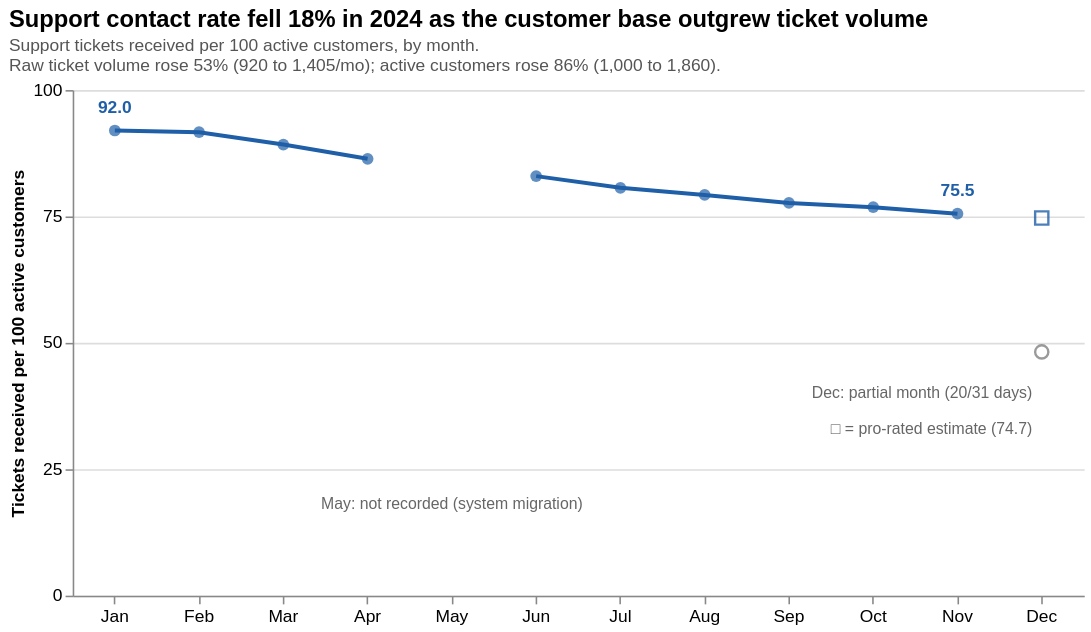

The Vega-Lite source for this figure:
### Vega-Lite specification from a JSON file in a GitHub repository (floating-point values rounded to 4 significant figures)
{"$schema": "https://vega.github.io/schema/vega-lite/v5.json", "description": "Line chart of monthly support contact rate (support tickets received per 100 active customers) for 2024. The rate falls steadily from 92.0 in January to 75.5 in November, an 18% decline, even though the raw ticket count rose 53% over the same period because the customer base grew faster. May is not plotted (ticketing-system migration lost the received count). December is shown as a separate hollow marker, not joined to the trend line, because only 20 of 31 days were collected; pro-rated to a full month its rate is about 74.7, on trend.", "title": {"text": "Support contact rate fell 18% in 2024 as the customer base outgrew ticket volume", "subtitle": ["Support tickets received per 100 active customers, by month.", "Raw ticket volume rose 53% (920 to 1,405/mo); active customers rose 86% (1,000 to 1,860)."], "anchor": "start", "fontSize": 15, "subtitleFontSize": 11, "subtitleColor": "#555"}, "width": 640, "height": 320, "data": {"values": [{"month": 1, "period": "Jan", "contact_rate": 92.0, "received": 920, "customers": 1000, "status": "observed"}, {"month": 2, "period": "Feb", "contact_rate": 91.67, "received": 990, "customers": 1080, "status": "observed"}, {"month": 3, "period": "Mar", "contact_rate": 89.22, "received": 1035, "customers": 1160, "status": "observed"}, {"month": 4, "period": "Apr", "contact_rate": 86.4, "received": 1080, "customers": 1250, "status": "observed"}, {"month": 5, "period": "May", "contact_rate": null, "received": null, "customers": 1330, "status": "missing"}, {"month": 6, "period": "Jun", "contact_rate": 82.98, "received": 1170, "customers": 1410, "status": "observed"}, {"month": 7, "period": "Jul", "contact_rate": 80.67, "received": 1210, "customers": 1500, "status": "observed"}, {"month": 8, "period": "Aug", "contact_rate": 79.25, "received": 1260, "customers": 1590, "status": "observed"}, {"month": 9, "period": "Sep", "contact_rate": 77.68, "received": 1305, "customers": 1680, "status": "observed"}, {"month": 10, "period": "Oct", "contact_rate": 76.84, "received": 1360, "customers": 1770, "status": "observed"}, {"month": 11, "period": "Nov", "contact_rate": 75.54, "received": 1405, "customers": 1860, "status": "observed"}, {"month": 12, "period": "Dec", "contact_rate": 48.21, "received": 940, "customers": 1950, "status": "partial"}, {"month": 12, "period": "Dec", "contact_rate": 74.7, "note": "pro-rated to 31 days", "status": "prorated"}]}, "encoding": {"x": {"field": "month", "type": "ordinal", "scale": {"domain": [1, 2, 3, 4, 5, 6, 7, 8, 9, 10, 11, 12]}, "axis": {"title": null, "labelExpr": "['','Jan','Feb','Mar','Apr','May','Jun','Jul','Aug','Sep','Oct','Nov','Dec'][datum.value]", "labelFontSize": 11, "labelAngle": 0, "grid": false}}, "y": {"field": "contact_rate", "type": "quantitative", "scale": {"domain": [0, 100]}, "axis": {"title": "Tickets received per 100 active customers", "titleFontSize": 11, "labelFontSize": 11, "values": [0, 25, 50, 75, 100]}}}, "layer": [{"description": "Observed monthly trend, Jan-Nov. May is null so the line breaks there.", "transform": [{"filter": "datum.status === 'observed' || datum.status === 'missing'"}], "mark": {"type": "line", "strokeWidth": 2.5, "color": "#1f5fa8"}}, {"transform": [{"filter": "datum.status === 'observed'"}], "mark": {"type": "point", "filled": true, "size": 55, "color": "#1f5fa8"}}, {"description": "Direct value labels on the first and last observed months.", "transform": [{"filter": "datum.month === 1 || datum.month === 11"}], "mark": {"type": "text", "dy": -14, "fontSize": 11, "color": "#1f5fa8", "fontWeight": "bold"}, "encoding": {"text": {"field": "contact_rate", "type": "quantitative", "format": ".1f"}}}, {"description": "May: dashed rule marking the gap, not smoothed over.", "data": {"values": [{"month": 5}]}, "mark": {"type": "rule", "strokeDash": [3, 3], "color": "#6f6f6f"}, "encoding": {"x": {"field": "month", "type": "ordinal"}}}, {"data": {"values": [{"month": 5, "y": 18, "label": "May: not recorded (system migration)"}]}, "mark": {"type": "text", "align": "center", "fontSize": 10, "color": "#666"}, "encoding": {"x": {"field": "month", "type": "ordinal"}, "y": {"field": "y", "type": "quantitative"}, "text": {"field": "label"}}}, {"description": "December as reported: 20/31 days. Hollow marker, NOT joined to the trend line.", "transform": [{"filter": "datum.status === 'partial'"}], "mark": {"type": "point", "shape": "circle", "filled": false, "size": 70, "strokeWidth": 1.5, "color": "#6f6f6f"}}, {"description": "December pro-rated to a full month: open square, shown as an estimate.", "transform": [{"filter": "datum.status === 'prorated'"}], "mark": {"type": "point", "shape": "square", "filled": false, "size": 70, "strokeWidth": 1.5, "color": "#1f5fa8", "opacity": 0.8}}, {"data": {"values": [{"month": 12, "y": 40, "label": "Dec: partial month (20/31 days)"}, {"month": 12, "y": 33, "label": "□ = pro-rated estimate (74.7)"}]}, "mark": {"type": "text", "align": "right", "dx": -6, "fontSize": 10, "color": "#666"}, "encoding": {"x": {"field": "month", "type": "ordinal"}, "y": {"field": "y", "type": "quantitative"}, "text": {"field": "label"}}}], "config": {"view": {"stroke": null}, "axis": {"domainColor": "#888", "tickColor": "#888"}, "font": "sans-serif"}}
